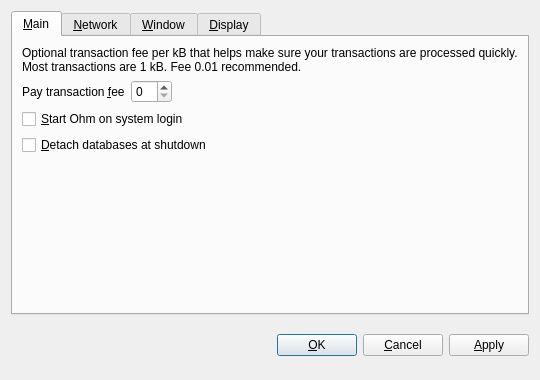
<?xml version="1.0" encoding="UTF-8"?>
<ui version="4.0">
 <class>OptionsDialog</class>
 <widget class="QDialog" name="OptionsDialog">
  <property name="geometry">
   <rect>
    <x>0</x>
    <y>0</y>
    <width>540</width>
    <height>380</height>
   </rect>
  </property>
  <property name="windowTitle">
   <string>Options</string>
  </property>
  <property name="modal">
   <bool>true</bool>
  </property>
  <layout class="QVBoxLayout" name="verticalLayout">
   <item>
    <widget class="QTabWidget" name="tabWidget">
     <property name="tabPosition">
      <enum>QTabWidget::North</enum>
     </property>
     <property name="currentIndex">
      <number>0</number>
     </property>
     <widget class="QWidget" name="tabMain">
      <attribute name="title">
       <string>&amp;Main</string>
      </attribute>
      <layout class="QVBoxLayout" name="verticalLayout_Main">
       <item>
        <widget class="QLabel" name="transactionFeeInfoLabel">
         <property name="text">
          <string>Optional transaction fee per kB that helps make sure your transactions are processed quickly. Most transactions are 1 kB. Fee 0.01 recommended.</string>
         </property>
         <property name="textFormat">
          <enum>Qt::PlainText</enum>
         </property>
         <property name="wordWrap">
          <bool>true</bool>
         </property>
        </widget>
       </item>
       <item>
        <layout class="QHBoxLayout" name="horizontalLayout_Main">
         <item>
          <widget class="QLabel" name="transactionFeeLabel">
           <property name="text">
            <string>Pay transaction &amp;fee</string>
           </property>
           <property name="textFormat">
            <enum>Qt::PlainText</enum>
           </property>
           <property name="buddy">
            <cstring>transactionFee</cstring>
           </property>
          </widget>
         </item>
         <item>
          <widget class="BitcoinAmountField" name="transactionFee"/>
         </item>
         <item>
          <spacer name="horizontalSpacer_Main">
           <property name="orientation">
            <enum>Qt::Horizontal</enum>
           </property>
           <property name="sizeHint" stdset="0">
            <size>
             <width>40</width>
             <height>20</height>
            </size>
           </property>
          </spacer>
         </item>
        </layout>
       </item>
       <item>
        <widget class="QCheckBox" name="bitcoinAtStartup">
         <property name="toolTip">
          <string>Automatically start Ohm after logging in to the system.</string>
         </property>
         <property name="text">
          <string>&amp;Start Ohm on system login</string>
         </property>
        </widget>
       </item>
       <item>
        <widget class="QCheckBox" name="detachDatabases">
         <property name="toolTip">
          <string>Detach block and address databases at shutdown. This means they can be moved to another data directory, but it slows down shutdown. The wallet is always detached.</string>
         </property>
         <property name="text">
          <string>&amp;Detach databases at shutdown</string>
         </property>
        </widget>
       </item>
       <item>
        <spacer name="verticalSpacer_Main">
         <property name="orientation">
          <enum>Qt::Vertical</enum>
         </property>
         <property name="sizeHint" stdset="0">
          <size>
           <width>20</width>
           <height>40</height>
          </size>
         </property>
        </spacer>
       </item>
      </layout>
     </widget>
     <widget class="QWidget" name="tabNetwork">
      <attribute name="title">
       <string>&amp;Network</string>
      </attribute>
      <layout class="QVBoxLayout" name="verticalLayout_Network">
       <item>
        <widget class="QCheckBox" name="mapPortUpnp">
         <property name="toolTip">
          <string>Automatically open the Ohm client port on the router. This only works when your router supports UPnP and it is enabled.</string>
         </property>
         <property name="text">
          <string>Map port using &amp;UPnP</string>
         </property>
        </widget>
       </item>
       <item>
        <widget class="QCheckBox" name="connectSocks">
         <property name="toolTip">
          <string>Connect to the Ohm network through a SOCKS proxy (e.g. when connecting through Tor).</string>
         </property>
         <property name="text">
          <string>&amp;Connect through SOCKS proxy:</string>
         </property>
        </widget>
       </item>
       <item>
        <layout class="QHBoxLayout" name="horizontalLayout_Network">
         <item>
          <widget class="QLabel" name="proxyIpLabel">
           <property name="text">
            <string>Proxy &amp;IP:</string>
           </property>
           <property name="textFormat">
            <enum>Qt::PlainText</enum>
           </property>
           <property name="buddy">
            <cstring>proxyIp</cstring>
           </property>
          </widget>
         </item>
         <item>
          <widget class="QValidatedLineEdit" name="proxyIp">
           <property name="maximumSize">
            <size>
             <width>140</width>
             <height>16777215</height>
            </size>
           </property>
           <property name="toolTip">
            <string>IP address of the proxy (e.g. 127.0.0.1)</string>
           </property>
          </widget>
         </item>
         <item>
          <widget class="QLabel" name="proxyPortLabel">
           <property name="text">
            <string>&amp;Port:</string>
           </property>
           <property name="textFormat">
            <enum>Qt::PlainText</enum>
           </property>
           <property name="buddy">
            <cstring>proxyPort</cstring>
           </property>
          </widget>
         </item>
         <item>
          <widget class="QLineEdit" name="proxyPort">
           <property name="maximumSize">
            <size>
             <width>55</width>
             <height>16777215</height>
            </size>
           </property>
           <property name="toolTip">
            <string>Port of the proxy (e.g. 9050)</string>
           </property>
          </widget>
         </item>
         <item>
          <widget class="QLabel" name="socksVersionLabel">
           <property name="text">
            <string>SOCKS &amp;Version:</string>
           </property>
           <property name="textFormat">
            <enum>Qt::PlainText</enum>
           </property>
           <property name="buddy">
            <cstring>socksVersion</cstring>
           </property>
          </widget>
         </item>
         <item>
          <widget class="QValueComboBox" name="socksVersion">
           <property name="toolTip">
            <string>SOCKS version of the proxy (e.g. 5)</string>
           </property>
          </widget>
         </item>
         <item>
          <spacer name="horizontalSpacer_Network">
           <property name="orientation">
            <enum>Qt::Horizontal</enum>
           </property>
           <property name="sizeHint" stdset="0">
            <size>
             <width>40</width>
             <height>20</height>
            </size>
           </property>
          </spacer>
         </item>
        </layout>
       </item>
       <item>
        <spacer name="verticalSpacer_Network">
         <property name="orientation">
          <enum>Qt::Vertical</enum>
         </property>
         <property name="sizeHint" stdset="0">
          <size>
           <width>20</width>
           <height>40</height>
          </size>
         </property>
        </spacer>
       </item>
      </layout>
     </widget>
     <widget class="QWidget" name="tabWindow">
      <attribute name="title">
       <string>&amp;Window</string>
      </attribute>
      <layout class="QVBoxLayout" name="verticalLayout_Window">
       <item>
        <widget class="QCheckBox" name="minimizeToTray">
         <property name="toolTip">
          <string>Show only a tray icon after minimizing the window.</string>
         </property>
         <property name="text">
          <string>&amp;Minimize to the tray instead of the taskbar</string>
         </property>
        </widget>
       </item>
       <item>
        <widget class="QCheckBox" name="minimizeOnClose">
         <property name="toolTip">
          <string>Minimize instead of exit the application when the window is closed. When this option is enabled, the application will be closed only after selecting Quit in the menu.</string>
         </property>
         <property name="text">
          <string>M&amp;inimize on close</string>
         </property>
        </widget>
       </item>
       <item>
        <spacer name="verticalSpacer_Window">
         <property name="orientation">
          <enum>Qt::Vertical</enum>
         </property>
         <property name="sizeHint" stdset="0">
          <size>
           <width>20</width>
           <height>40</height>
          </size>
         </property>
        </spacer>
       </item>
      </layout>
     </widget>
     <widget class="QWidget" name="tabDisplay">
      <attribute name="title">
       <string>&amp;Display</string>
      </attribute>
      <layout class="QVBoxLayout" name="verticalLayout_Display">
       <item>
        <layout class="QHBoxLayout" name="horizontalLayout_1_Display">
         <item>
          <widget class="QLabel" name="langLabel">
           <property name="text">
            <string>User Interface &amp;language:</string>
           </property>
           <property name="textFormat">
            <enum>Qt::PlainText</enum>
           </property>
           <property name="buddy">
            <cstring>lang</cstring>
           </property>
          </widget>
         </item>
         <item>
          <widget class="QValueComboBox" name="lang">
           <property name="toolTip">
            <string>The user interface language can be set here. This setting will take effect after restarting Ohm.</string>
           </property>
          </widget>
         </item>
        </layout>
       </item>
       <item>
        <layout class="QHBoxLayout" name="horizontalLayout_2_Display">
         <item>
          <widget class="QLabel" name="unitLabel">
           <property name="text">
            <string>&amp;Unit to show amounts in:</string>
           </property>
           <property name="textFormat">
            <enum>Qt::PlainText</enum>
           </property>
           <property name="buddy">
            <cstring>unit</cstring>
           </property>
          </widget>
         </item>
         <item>
          <widget class="QValueComboBox" name="unit">
           <property name="toolTip">
            <string>Choose the default subdivision unit to show in the interface and when sending coins.</string>
           </property>
          </widget>
         </item>
        </layout>
       </item>
       <item>
        <widget class="QCheckBox" name="displayAddresses">
         <property name="toolTip">
          <string>Whether to show Ohm addresses in the transaction list or not.</string>
         </property>
         <property name="text">
          <string>&amp;Display addresses in transaction list</string>
         </property>
        </widget>
       </item>
       <item>
        <widget class="QCheckBox" name="coinControlFeatures">
         <property name="toolTip">
          <string>Whether to show coin control features or not.</string>
         </property>
         <property name="text">
          <string>Display coin &amp;control features (experts only!)</string>
         </property>
        </widget>
       </item>
       <item>
        <spacer name="verticalSpacer_Display">
         <property name="orientation">
          <enum>Qt::Vertical</enum>
         </property>
         <property name="sizeHint" stdset="0">
          <size>
           <width>20</width>
           <height>40</height>
          </size>
         </property>
        </spacer>
       </item>
      </layout>
     </widget>
    </widget>
   </item>
   <item>
    <layout class="QHBoxLayout" name="horizontalLayout_Buttons">
     <item>
      <spacer name="horizontalSpacer_1">
       <property name="orientation">
        <enum>Qt::Horizontal</enum>
       </property>
       <property name="sizeHint" stdset="0">
        <size>
         <width>40</width>
         <height>48</height>
        </size>
       </property>
      </spacer>
     </item>
     <item>
      <widget class="QLabel" name="statusLabel">
       <property name="font">
        <font>
         <weight>75</weight>
         <bold>true</bold>
        </font>
       </property>
       <property name="text">
        <string/>
       </property>
       <property name="textFormat">
        <enum>Qt::PlainText</enum>
       </property>
       <property name="wordWrap">
        <bool>true</bool>
       </property>
      </widget>
     </item>
     <item>
      <spacer name="horizontalSpacer_2">
       <property name="orientation">
        <enum>Qt::Horizontal</enum>
       </property>
       <property name="sizeHint" stdset="0">
        <size>
         <width>40</width>
         <height>48</height>
        </size>
       </property>
      </spacer>
     </item>
     <item>
      <widget class="QPushButton" name="okButton">
       <property name="text">
        <string>&amp;OK</string>
       </property>
      </widget>
     </item>
     <item>
      <widget class="QPushButton" name="cancelButton">
       <property name="text">
        <string>&amp;Cancel</string>
       </property>
       <property name="autoDefault">
        <bool>false</bool>
       </property>
      </widget>
     </item>
     <item>
      <widget class="QPushButton" name="applyButton">
       <property name="text">
        <string>&amp;Apply</string>
       </property>
       <property name="autoDefault">
        <bool>false</bool>
       </property>
      </widget>
     </item>
    </layout>
   </item>
  </layout>
 </widget>
 <customwidgets>
  <customwidget>
   <class>BitcoinAmountField</class>
   <extends>QSpinBox</extends>
   <header>bitcoinamountfield.h</header>
  </customwidget>
  <customwidget>
   <class>QValueComboBox</class>
   <extends>QComboBox</extends>
   <header>qvaluecombobox.h</header>
  </customwidget>
  <customwidget>
   <class>QValidatedLineEdit</class>
   <extends>QLineEdit</extends>
   <header>qvalidatedlineedit.h</header>
  </customwidget>
 </customwidgets>
 <resources/>
 <connections/>
</ui>
